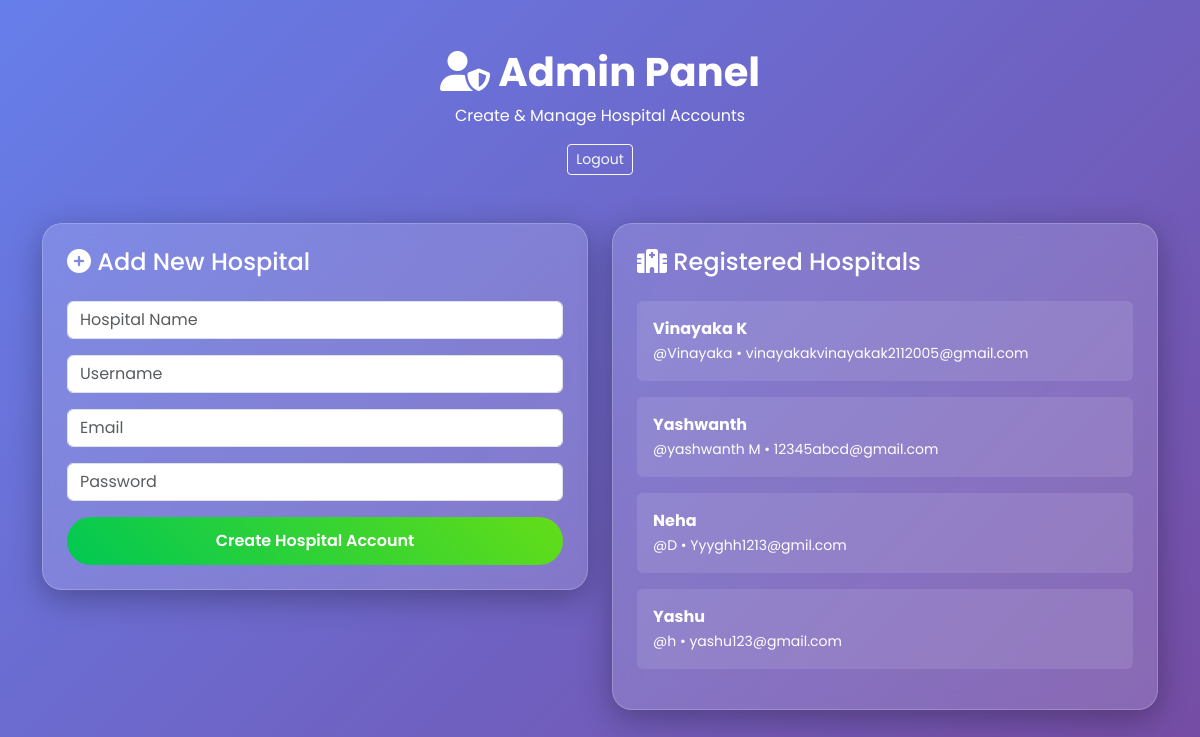
Screenshot of /admin (signed in) with the database file from the repository.
### tables this page shows
CREATE TABLE hospitals
                 (id INTEGER PRIMARY KEY, name TEXT, username TEXT UNIQUE, email TEXT UNIQUE, password TEXT);

### app.py (the view, shortened to what this page needs)
@app.route('/admin', methods=['GET', 'POST'])
def admin_panel():
    if 'user_type' not in session or session['user_type'] != 'admin':
        return redirect(url_for('admin_login'))
    conn = sqlite3.connect('healthqr.db')
    c = conn.cursor()
    c.execute("SELECT id, name, username, email FROM hospitals")
    hospitals = c.fetchall()
    conn.close()
    return render_template('admin_panel.html', hospitals=hospitals)

### templates/admin_panel.html (shortened to what this page needs)
{% extends "base.html" %}
{% block content %}
<div class="text-center mb-5">
    <h1 class="logo text-white"><i class="fas fa-user-shield"></i> Admin Panel</h1>
    <p class="text-white">Create & Manage Hospital Accounts</p>
    <a href="/logout" class="btn btn-outline-light btn-sm">Logout</a>
</div>
<div class="row">
    <div class="col-lg-6">
        <div class="glass p-4 card-hover">
            <h4 class="text-white mb-4"><i class="fas fa-plus-circle"></i> Add New Hospital</h4>
            <form method="POST">
                <div class="row g-3">
                    <div class="col-12"><input type="text" name="name" class="form-control" placeholder="Hospital Name" required></div>
                    <div class="col-12"><input type="text" name="username" class="form-control" placeholder="Username" required></div>
                    <div class="col-12"><input type="email" name="email" class="form-control" placeholder="Email" required></div>
                    <div class="col-12"><input type="password" name="password" class="form-control" placeholder="Password" required></div>
                    <div class="col-12"><button class="btn btn-gradient w-100">Create Hospital Account</button></div>
                </div>
            </form>
        </div>
    </div>
    <div class="col-lg-6">
        <div class="glass p-4 card-hover">
            <h4 class="text-white mb-4"><i class="fas fa-hospital"></i> Registered Hospitals</h4>
            <div style="max-height: 400px; overflow-y: auto;">
                {% for hospital in hospitals %}
                <div class="bg-white bg-opacity-10 p-3 rounded mb-3 text-white">
                    <strong>{{ hospital[1] }}</strong><br>
                    <small>@{{ hospital[2] }} • {{ hospital[3] }}</small>
                </div>
                {% endfor %}
            </div>
        </div>
    </div>
</div>
{% endblock %}

### templates/base.html (shortened to what this page needs)
<!DOCTYPE html>
<html lang="en">
<head>
    <link rel="stylesheet" href="https://cdnjs.cloudflare.com/ajax/libs/font-awesome/6.5.0/css/all.min.css">
    <link href="https://cdn.jsdelivr.net/npm/bootstrap@5.3.3/dist/css/bootstrap.min.css" rel="stylesheet">
</head>
<body>
    <div class="container py-5">
        {% block content %}{% endblock %}
    </div>
</body>
</html>

### templates/base.html (style rules this page uses)
body { font-family: 'Poppins', sans-serif; background: linear-gradient(135deg, #667eea 0%, #764ba2 100%); min-height: 100vh; margin: 0; }
.glass { background: rgba(255, 255, 255, 0.15); backdrop-filter: blur(12px); border-radius: 20px; border: 1px solid rgba(255, 255, 255, 0.2); box-shadow: 0 8px 32px rgba(0, 0, 0, 0.3); }
.btn-gradient { background: linear-gradient(45deg, #00c853, #64dd17); border: none; color: white; font-weight: 600; padding: 12px 30px; border-radius: 50px; transition: all 0.3s; }
.card-hover { transition: all 0.4s; }
.logo { font-size: 2.5rem; font-weight: 700; color: #fff; }

### rows the page displays
hospitals: name "Vinayaka K", username "Vinayaka", email "vinayakakvinayakak2112005@gmail.com"
hospitals: name "Yashwanth", username "yashwanth M", email "12345abcd@gmail.com"
hospitals: name "Neha", username "D", email "Yyyghh1213@gmil.com"
hospitals: name "Yashu", username "h", email "yashu123@gmail.com"
